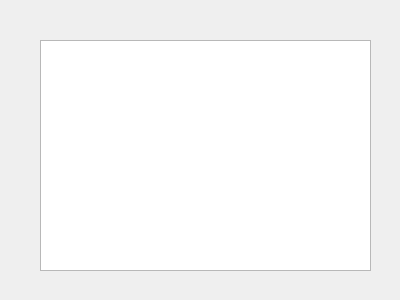
<?xml version="1.0" encoding="UTF-8"?>
<ui version="4.0">
 <class>Form</class>
 <widget class="QWidget" name="Form">
  <property name="geometry">
   <rect>
    <x>0</x>
    <y>0</y>
    <width>400</width>
    <height>300</height>
   </rect>
  </property>
  <property name="windowTitle">
   <string>Form</string>
  </property>
  <widget class="QTableWidget" name="tableWidget">
   <property name="geometry">
    <rect>
     <x>40</x>
     <y>40</y>
     <width>331</width>
     <height>231</height>
    </rect>
   </property>
  </widget>
 </widget>
 <resources/>
 <connections/>
</ui>
